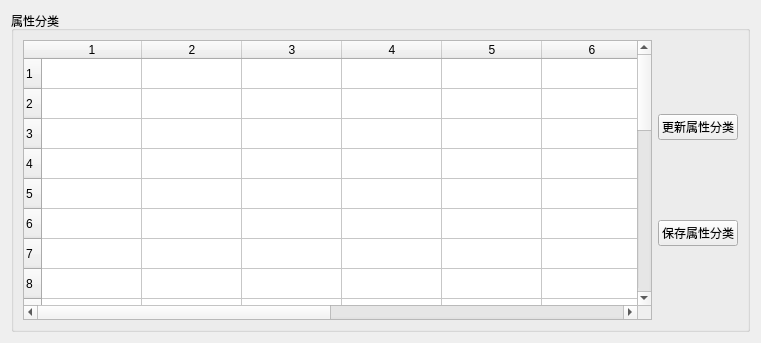
<?xml version="1.0" encoding="UTF-8"?>
<ui version="4.0">
 <class>classification</class>
 <widget class="QWidget" name="classification">
  <property name="geometry">
   <rect>
    <x>0</x>
    <y>0</y>
    <width>761</width>
    <height>343</height>
   </rect>
  </property>
  <property name="windowTitle">
   <string>属性分类</string>
  </property>
  <layout class="QGridLayout" name="gridLayout_2">
   <item row="0" column="0">
    <widget class="QGroupBox" name="groupBox">
     <property name="title">
      <string>属性分类</string>
     </property>
     <layout class="QGridLayout" name="gridLayout">
      <item row="0" column="0">
       <layout class="QHBoxLayout" name="horizontalLayout">
        <item>
         <layout class="QVBoxLayout" name="verticalLayout">
          <item>
           <widget class="QTableWidget" name="twLend">
            <row>
             <property name="text">
              <string>1</string>
             </property>
            </row>
            <row>
             <property name="text">
              <string>2</string>
             </property>
            </row>
            <row>
             <property name="text">
              <string>3</string>
             </property>
            </row>
            <row>
             <property name="text">
              <string>4</string>
             </property>
            </row>
            <row>
             <property name="text">
              <string>5</string>
             </property>
            </row>
            <row>
             <property name="text">
              <string>6</string>
             </property>
            </row>
            <row>
             <property name="text">
              <string>7</string>
             </property>
            </row>
            <row>
             <property name="text">
              <string>8</string>
             </property>
            </row>
            <row>
             <property name="text">
              <string>9</string>
             </property>
            </row>
            <row>
             <property name="text">
              <string>10</string>
             </property>
            </row>
            <row>
             <property name="text">
              <string>11</string>
             </property>
            </row>
            <row>
             <property name="text">
              <string>12</string>
             </property>
            </row>
            <row>
             <property name="text">
              <string>13</string>
             </property>
            </row>
            <row>
             <property name="text">
              <string>14</string>
             </property>
            </row>
            <row>
             <property name="text">
              <string>15</string>
             </property>
            </row>
            <row>
             <property name="text">
              <string>16</string>
             </property>
            </row>
            <row>
             <property name="text">
              <string>17</string>
             </property>
            </row>
            <row>
             <property name="text">
              <string>18</string>
             </property>
            </row>
            <row>
             <property name="text">
              <string>19</string>
             </property>
            </row>
            <row>
             <property name="text">
              <string>20</string>
             </property>
            </row>
            <row>
             <property name="text">
              <string>21</string>
             </property>
            </row>
            <row>
             <property name="text">
              <string>22</string>
             </property>
            </row>
            <row>
             <property name="text">
              <string>23</string>
             </property>
            </row>
            <row>
             <property name="text">
              <string>24</string>
             </property>
            </row>
            <row>
             <property name="text">
              <string>25</string>
             </property>
            </row>
            <column>
             <property name="text">
              <string>1</string>
             </property>
            </column>
            <column>
             <property name="text">
              <string>2</string>
             </property>
            </column>
            <column>
             <property name="text">
              <string>3</string>
             </property>
            </column>
            <column>
             <property name="text">
              <string>4</string>
             </property>
            </column>
            <column>
             <property name="text">
              <string>5</string>
             </property>
            </column>
            <column>
             <property name="text">
              <string>6</string>
             </property>
            </column>
            <column>
             <property name="text">
              <string>7</string>
             </property>
            </column>
            <column>
             <property name="text">
              <string>8</string>
             </property>
            </column>
            <column>
             <property name="text">
              <string>9</string>
             </property>
            </column>
            <column>
             <property name="text">
              <string>10</string>
             </property>
            </column>
           </widget>
          </item>
         </layout>
        </item>
        <item>
         <layout class="QVBoxLayout" name="verticalLayout_2">
          <item>
           <widget class="QPushButton" name="updateButton">
            <property name="text">
             <string>更新属性分类</string>
            </property>
           </widget>
          </item>
          <item>
           <widget class="QPushButton" name="saveButton">
            <property name="text">
             <string>保存属性分类</string>
            </property>
           </widget>
          </item>
         </layout>
        </item>
       </layout>
      </item>
     </layout>
    </widget>
   </item>
  </layout>
  <zorder>label</zorder>
  <zorder>groupBox</zorder>
 </widget>
 <resources/>
 <connections/>
</ui>
